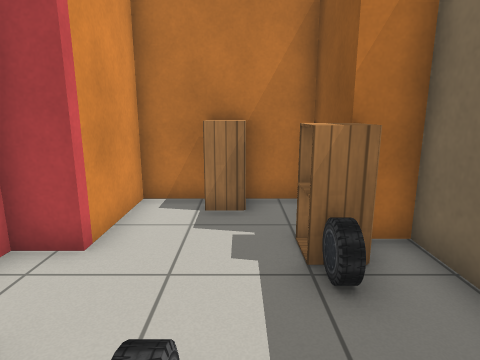
View 1 (above)

16 first-person views from a walk through a robot-simulator world made for Gazebo. The camera is 1.1 m above the floor, tilts 12° down and sees 75° across. The lines on the ground mark 1 m squares. The floor is counted in squares, 0.5 m on a side. Each view is taken from the middle of a square. On the plan, view 1 faces up. The plan holds only what a view shows up to about 18 squares ahead; the rest is blank. Simple patterns stand in for the simulator's built-in surfaces.

View 2
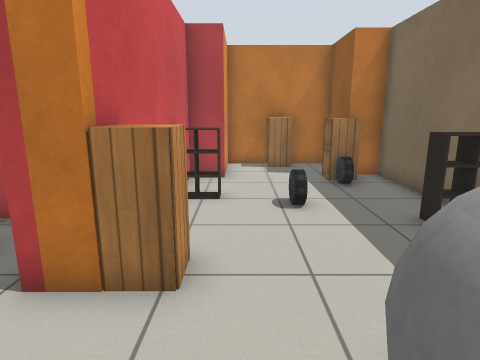

View 3
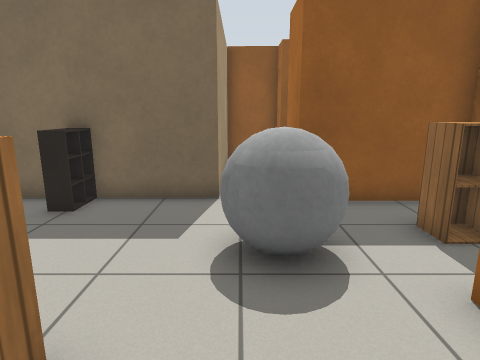

View 4
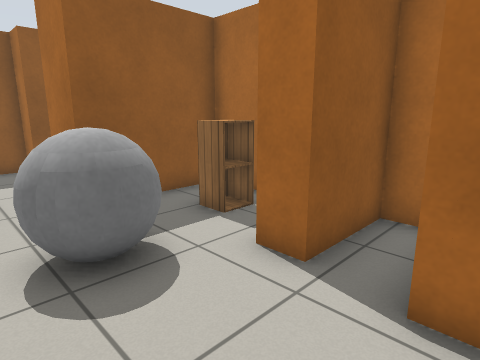

View 5
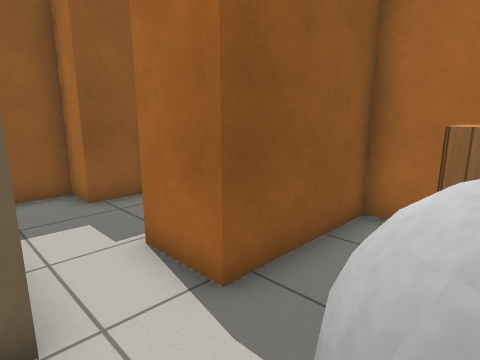

View 6
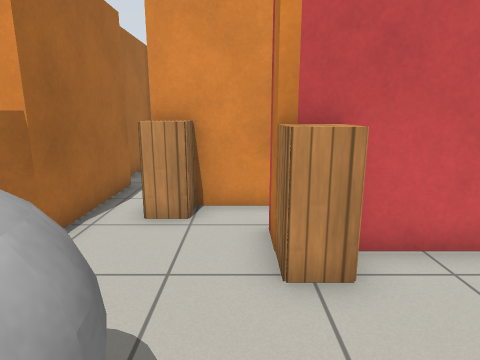

View 7
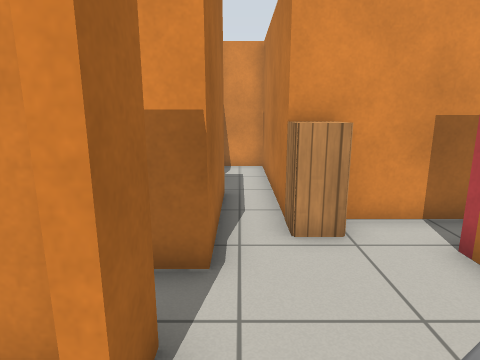

View 8
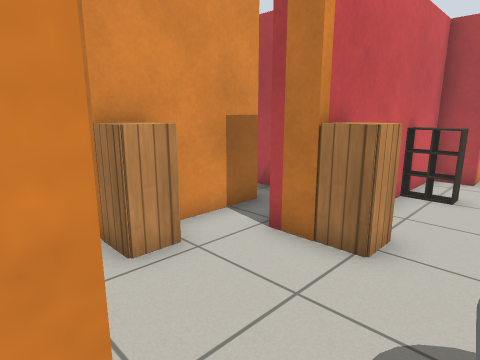

View 9
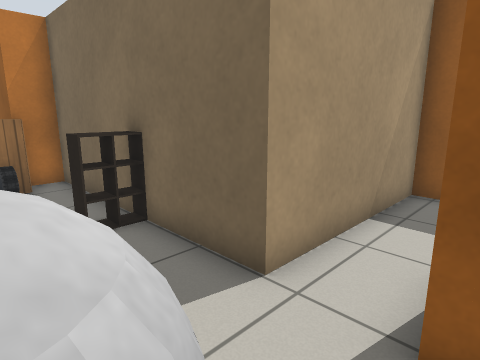

View 10
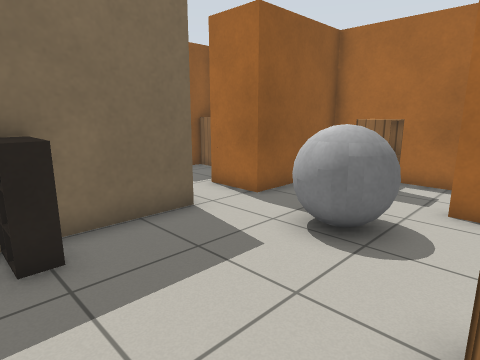

View 11
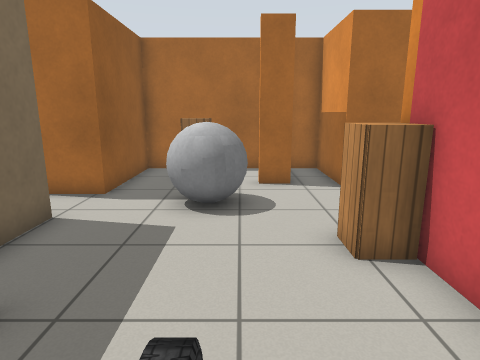

View 12
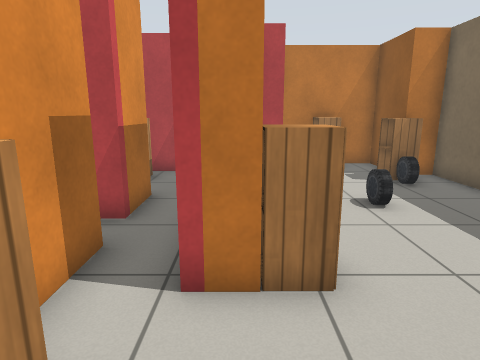

View 13
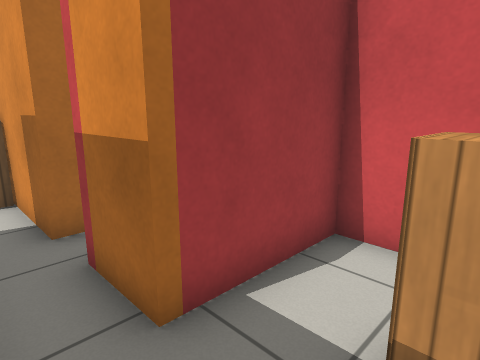

View 14
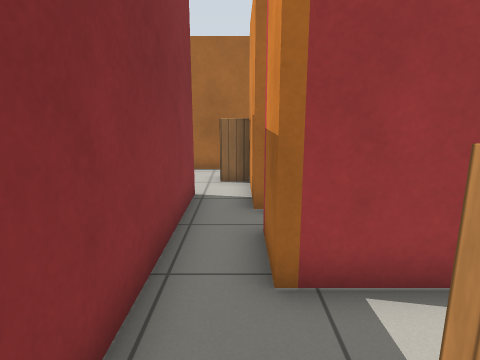

View 15
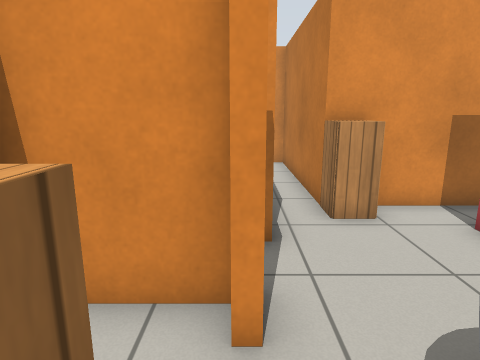

View 16
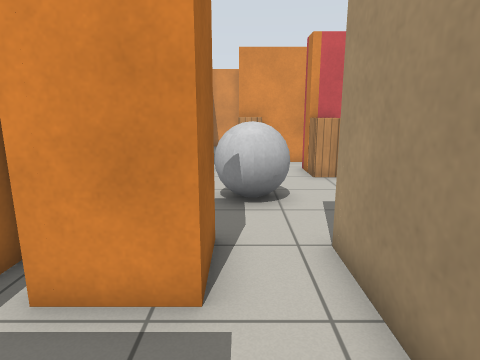

### Floor plan
Key: @ floor where view 1 was taken; # wall or solid block; . floor; = window, fence, low wall or low ledge; C cabinet; A car; B grey ball.
Columns run from 13 left of view 1 to 9 right of it. Each row starts with its distance up from view 1.
  8           ######
  7           #.CC.#
  6      ##.  #....##
  5      CC..##...CC#
  4    #.....#....A.#
  3    #.....#......#
  2    ####..#=.A...#
  1      ##..#..A...#
  0       ...#...@.=#
 -1       ...#......#
 -2       #..#C.....#
 -3       #.........#######
 -4       #C....BB........#
 -5 #######C....BBB.......#
 -6 #...............###..##
 -7 ####.#######....###..#
 -8          ##..CC.#.. C#
 -9           #.....##
-10           #######

Where each view was taken, in squares from view 1:
view 1: 0 up, 0 right, facing up
view 2: 6 down, 2 left, facing up
view 3: 4 down, 5 left, facing right
view 4: 3 down, 5 left, facing down-right
view 5: 3 down, 0 right, facing down-right
view 6: 3 down, 1 right, facing left
view 7: 6 down, 0 right, facing left
view 8: 7 down, 1 left, facing up-left
view 9: 6 down, 0 right, facing up-right
view 10: 1 up, 3 left, facing down-right
view 11: 3 up, 1 left, facing down
view 12: 6 down, 4 left, facing up
view 13: 5 up, 5 left, facing down-left
view 14: 6 up, 6 left, facing down
view 15: 7 down, 1 right, facing left
view 16: 5 down, 8 right, facing left
